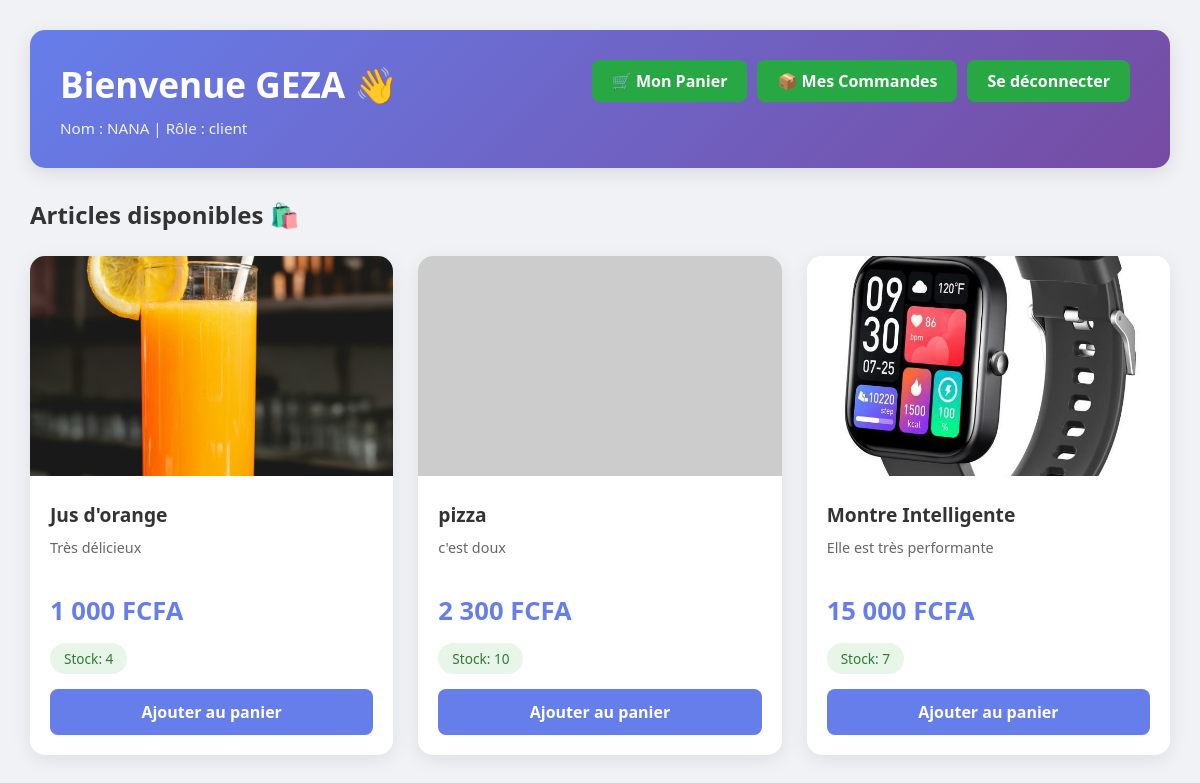
The app's page /dashboard_client.php (signed in) with its own data.
### tables this page shows
CREATE TABLE `article` (
  `id_article` int(3) NOT NULL,
  `nom_article` varchar(150) NOT NULL,
  `description` text DEFAULT NULL,
  `prix` decimal(10,2) NOT NULL,
  `image` varchar(255) DEFAULT NULL,
  `stock` int(11) DEFAULT 0,
  `id_admin` int(11) DEFAULT NULL,
  `date_ajout` datetime DEFAULT current_timestamp()
);

### dashboard_client.php (the view, shortened to what this page needs)
<?php
include "connexion_base.php";
$SQL = "SELECT * FROM article WHERE stock > 0 ORDER BY date_ajout DESC";
$result = $conn->query($SQL);
?>
<!DOCTYPE html>
<html lang="fr">
<head>
</head>
<body>
    <div class="header">
    <a href="logout.php" class="logout" style="margin-right: 10px; background: #28a745;">Se déconnecter</a>
    <a href="mes_commandes.php" class="logout"  style="margin-right: 10px; background: #28a745;">📦 Mes Commandes</a>
    <a href="panier.php" class="logout" style="margin-right: 10px; background: #28a745;">🛒 Mon Panier</a>
    <h1>Bienvenue <?php echo $_SESSION['prenom']; ?> 👋</h1>
    <div class="header-info">
        <p>Nom : <?php echo $_SESSION['no']; ?> | Rôle : <?php echo $_SESSION['role']; ?></p>
    </div>
</div>
    <h2 style="margin-bottom: 25px; color: #333;">Articles disponibles 🛍️</h2>
    <div class="grid">
        <?php
        if ($result->num_rows > 0) {
            while($article = $result->fetch_assoc()) {
                echo '<div class="article">';
                if(!empty($article['image']) && file_exists($article['image'])){
                    echo '<img src="'.$article['image'].'" alt="'.$article['nom_article'].'">';
                } else {
                    echo '<img src="https://via.placeholder.com/280x220?text=Pas+d%27image" alt="Pas d\'image">';
                }
                echo '<div class="info">';
                echo '<h3>'.$article['nom_article'].'</h3>';
                echo '<p>'.$article['description'].'</p>';
                echo '<div class="prix">'.number_format($article['prix'], 0, ',', ' ').' FCFA</div>';
                echo '<span class="stock">Stock: '.$article['stock'].'</span>';
                echo '<a href="ajouter_panier.php?id='.$article['id_article'].'" class="btn-acheter">Ajouter au panier</a>';
                echo '</div>';
                echo '</div>';
            }
        } else {
            echo "<p>Aucun article disponible pour le moment.</p>";
        }
        ?>
    </div>
</body>
</html>

### dashboard_client.php (style rules this page uses)
* { margin: 0; padding: 0; box-sizing: border-box; }
body { font-family: 'Segoe UI', Arial, sans-serif; background: #f0f2f5; padding: 30px; }
.header { background: linear-gradient(135deg, #667eea 0%, #764ba2 100%); color: white; padding: 30px; border-radius: 15px; margin-bottom: 30px; box-shadow: 0 5px 20px rgba(0,0,0,0.1); }
.header h1 { font-size: 2.2rem; margin-bottom: 10px; }
.header-info { opacity: 0.9; font-size: 0.95rem; }
.logout { float: right; color: white; text-decoration: none; background: rgba(255,255,255,0.2); padding: 10px 20px; border-radius: 8px; font-weight: bold; }
.grid { display: grid; grid-template-columns: repeat(auto-fill, minmax(280px, 1fr)); gap: 25px; }
.article { background: white; border-radius: 15px; overflow: hidden; box-shadow: 0 5px 20px rgba(0,0,0,0.08); transition: 0.3s; }
.article img { width: 100%; height: 220px; object-fit: cover; }
.info { padding: 20px; }
.info h3 { margin-bottom: 10px; color: #333; font-size: 1.2rem; }
.info p { color: #666; font-size: 0.9rem; margin-bottom: 15px; height: 40px; overflow: hidden; }
.prix { font-size: 1.6rem; font-weight: bold; color: #667eea; margin-bottom: 15px; }
.stock { background: #e8f5e9; color: #2e7d32; padding: 6px 14px; border-radius: 20px; font-size: 0.85rem; display: inline-block; margin-bottom: 15px; }
.btn-acheter { display: block; width: 100%; background: #667eea; color: white; padding: 12px; border: none; border-radius: 8px; font-weight: bold; cursor: pointer; text-align: center; text-decoration: none; }

### records on screen
article: image (picture), nom_article "Jus d'orange", description "Très délicieux", prix "1 000", stock "4"
article: nom_article "pizza", description "c'est doux", prix "2 300", stock "10"
article: image (picture), nom_article "Montre Intelligente", description "Elle est très performante", prix "15 000", stock "7"

### other values on screen
$_SESSION['prenom'] "GEZA"
$_SESSION['no'] "NANA"
$_SESSION['role'] "client"
